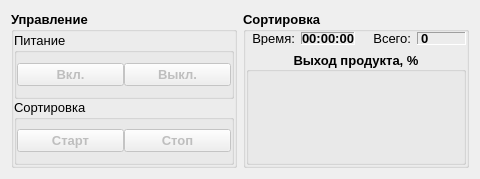
<?xml version="1.0" encoding="UTF-8"?>
<ui version="4.0">
 <class>SPRComplexInfoWidget</class>
 <widget class="QWidget" name="SPRComplexInfoWidget">
  <property name="geometry">
   <rect>
    <x>0</x>
    <y>0</y>
    <width>480</width>
    <height>179</height>
   </rect>
  </property>
  <property name="windowTitle">
   <string>Form</string>
  </property>
  <layout class="QHBoxLayout" name="horizontalLayout_3">
   <item>
    <widget class="QGroupBox" name="groupBox_2">
     <property name="font">
      <font>
       <pointsize>10</pointsize>
       <weight>75</weight>
       <bold>true</bold>
      </font>
     </property>
     <property name="title">
      <string>Управление</string>
     </property>
     <layout class="QVBoxLayout" name="verticalLayout_3">
      <property name="spacing">
       <number>0</number>
      </property>
      <property name="leftMargin">
       <number>0</number>
      </property>
      <property name="topMargin">
       <number>0</number>
      </property>
      <property name="rightMargin">
       <number>0</number>
      </property>
      <property name="bottomMargin">
       <number>0</number>
      </property>
      <item>
       <widget class="QGroupBox" name="groupBox_3">
        <property name="font">
         <font>
          <weight>50</weight>
          <bold>false</bold>
         </font>
        </property>
        <property name="title">
         <string>Питание</string>
        </property>
        <layout class="QHBoxLayout" name="horizontalLayout">
         <property name="spacing">
          <number>0</number>
         </property>
         <property name="leftMargin">
          <number>0</number>
         </property>
         <property name="topMargin">
          <number>0</number>
         </property>
         <property name="rightMargin">
          <number>0</number>
         </property>
         <property name="bottomMargin">
          <number>0</number>
         </property>
         <item>
          <widget class="QPushButton" name="bOnAll">
           <property name="enabled">
            <bool>false</bool>
           </property>
           <property name="font">
            <font>
             <weight>75</weight>
             <bold>true</bold>
            </font>
           </property>
           <property name="text">
            <string>Вкл.</string>
           </property>
           <property name="icon">
            <iconset resource="icons.qrc">
             <normaloff>:/icons/icons/b_On_All.png</normaloff>:/icons/icons/b_On_All.png</iconset>
           </property>
           <property name="iconSize">
            <size>
             <width>32</width>
             <height>32</height>
            </size>
           </property>
          </widget>
         </item>
         <item>
          <widget class="QPushButton" name="bOffAll">
           <property name="enabled">
            <bool>false</bool>
           </property>
           <property name="font">
            <font>
             <weight>75</weight>
             <bold>true</bold>
            </font>
           </property>
           <property name="text">
            <string>Выкл.</string>
           </property>
           <property name="icon">
            <iconset resource="icons.qrc">
             <normaloff>:/icons/icons/b_Off_All.png</normaloff>:/icons/icons/b_Off_All.png</iconset>
           </property>
           <property name="iconSize">
            <size>
             <width>32</width>
             <height>32</height>
            </size>
           </property>
          </widget>
         </item>
        </layout>
       </widget>
      </item>
      <item>
       <widget class="QGroupBox" name="groupBox_4">
        <property name="font">
         <font>
          <weight>50</weight>
          <bold>false</bold>
         </font>
        </property>
        <property name="title">
         <string>Сортировка</string>
        </property>
        <layout class="QHBoxLayout" name="horizontalLayout_2">
         <property name="spacing">
          <number>0</number>
         </property>
         <property name="leftMargin">
          <number>0</number>
         </property>
         <property name="topMargin">
          <number>0</number>
         </property>
         <property name="rightMargin">
          <number>0</number>
         </property>
         <property name="bottomMargin">
          <number>0</number>
         </property>
         <item>
          <widget class="QPushButton" name="bStartAll">
           <property name="enabled">
            <bool>false</bool>
           </property>
           <property name="font">
            <font>
             <weight>75</weight>
             <bold>true</bold>
            </font>
           </property>
           <property name="text">
            <string>Старт</string>
           </property>
           <property name="icon">
            <iconset resource="icons.qrc">
             <normaloff>:/icons/icons/b_Start_All.png</normaloff>:/icons/icons/b_Start_All.png</iconset>
           </property>
           <property name="iconSize">
            <size>
             <width>32</width>
             <height>32</height>
            </size>
           </property>
          </widget>
         </item>
         <item>
          <widget class="QPushButton" name="bStopAll">
           <property name="enabled">
            <bool>false</bool>
           </property>
           <property name="font">
            <font>
             <weight>75</weight>
             <bold>true</bold>
            </font>
           </property>
           <property name="text">
            <string>Стоп</string>
           </property>
           <property name="icon">
            <iconset resource="icons.qrc">
             <normaloff>:/icons/icons/b_Stop_All.png</normaloff>:/icons/icons/b_Stop_All.png</iconset>
           </property>
           <property name="iconSize">
            <size>
             <width>32</width>
             <height>32</height>
            </size>
           </property>
          </widget>
         </item>
        </layout>
       </widget>
      </item>
     </layout>
    </widget>
   </item>
   <item>
    <widget class="QGroupBox" name="gbSeparateInfo">
     <property name="font">
      <font>
       <pointsize>10</pointsize>
       <weight>75</weight>
       <bold>true</bold>
      </font>
     </property>
     <property name="title">
      <string>Сортировка</string>
     </property>
     <layout class="QVBoxLayout" name="verticalLayout_2" stretch="1,9">
      <property name="leftMargin">
       <number>0</number>
      </property>
      <property name="topMargin">
       <number>0</number>
      </property>
      <property name="rightMargin">
       <number>0</number>
      </property>
      <property name="bottomMargin">
       <number>0</number>
      </property>
      <item>
       <widget class="QWidget" name="widget" native="true">
        <property name="sizePolicy">
         <sizepolicy hsizetype="Preferred" vsizetype="Ignored">
          <horstretch>0</horstretch>
          <verstretch>0</verstretch>
         </sizepolicy>
        </property>
        <layout class="QGridLayout" name="gridLayout">
         <property name="leftMargin">
          <number>0</number>
         </property>
         <property name="topMargin">
          <number>0</number>
         </property>
         <property name="rightMargin">
          <number>0</number>
         </property>
         <property name="bottomMargin">
          <number>0</number>
         </property>
         <property name="verticalSpacing">
          <number>0</number>
         </property>
         <item row="1" column="0">
          <widget class="QLabel" name="label">
           <property name="sizePolicy">
            <sizepolicy hsizetype="Preferred" vsizetype="Fixed">
             <horstretch>0</horstretch>
             <verstretch>0</verstretch>
            </sizepolicy>
           </property>
           <property name="font">
            <font>
             <pointsize>10</pointsize>
             <weight>50</weight>
             <bold>false</bold>
            </font>
           </property>
           <property name="text">
            <string>Время:</string>
           </property>
           <property name="scaledContents">
            <bool>true</bool>
           </property>
           <property name="alignment">
            <set>Qt::AlignRight|Qt::AlignTrailing|Qt::AlignVCenter</set>
           </property>
          </widget>
         </item>
         <item row="1" column="1">
          <widget class="QLabel" name="leTime">
           <property name="sizePolicy">
            <sizepolicy hsizetype="Minimum" vsizetype="Fixed">
             <horstretch>0</horstretch>
             <verstretch>0</verstretch>
            </sizepolicy>
           </property>
           <property name="font">
            <font>
             <pointsize>10</pointsize>
             <weight>75</weight>
             <bold>true</bold>
            </font>
           </property>
           <property name="frameShape">
            <enum>QFrame::Panel</enum>
           </property>
           <property name="frameShadow">
            <enum>QFrame::Sunken</enum>
           </property>
           <property name="text">
            <string>00:00:00</string>
           </property>
           <property name="alignment">
            <set>Qt::AlignCenter</set>
           </property>
          </widget>
         </item>
         <item row="1" column="2">
          <widget class="QLabel" name="label_2">
           <property name="sizePolicy">
            <sizepolicy hsizetype="Preferred" vsizetype="Minimum">
             <horstretch>0</horstretch>
             <verstretch>0</verstretch>
            </sizepolicy>
           </property>
           <property name="font">
            <font>
             <pointsize>10</pointsize>
             <weight>50</weight>
             <bold>false</bold>
            </font>
           </property>
           <property name="text">
            <string>Всего:</string>
           </property>
           <property name="scaledContents">
            <bool>true</bool>
           </property>
           <property name="alignment">
            <set>Qt::AlignRight|Qt::AlignTrailing|Qt::AlignVCenter</set>
           </property>
          </widget>
         </item>
         <item row="1" column="3">
          <widget class="QLabel" name="leCount">
           <property name="sizePolicy">
            <sizepolicy hsizetype="Preferred" vsizetype="Fixed">
             <horstretch>0</horstretch>
             <verstretch>0</verstretch>
            </sizepolicy>
           </property>
           <property name="font">
            <font>
             <pointsize>10</pointsize>
             <weight>75</weight>
             <bold>true</bold>
            </font>
           </property>
           <property name="frameShape">
            <enum>QFrame::Panel</enum>
           </property>
           <property name="frameShadow">
            <enum>QFrame::Sunken</enum>
           </property>
           <property name="text">
            <string>0</string>
           </property>
           <property name="scaledContents">
            <bool>true</bool>
           </property>
          </widget>
         </item>
        </layout>
       </widget>
      </item>
      <item>
       <widget class="QGroupBox" name="groupBox">
        <property name="font">
         <font>
          <weight>75</weight>
          <bold>true</bold>
         </font>
        </property>
        <property name="title">
         <string>Выход продукта, %</string>
        </property>
        <property name="alignment">
         <set>Qt::AlignCenter</set>
        </property>
        <layout class="QVBoxLayout" name="verticalLayout">
         <property name="spacing">
          <number>0</number>
         </property>
         <property name="leftMargin">
          <number>0</number>
         </property>
         <property name="topMargin">
          <number>0</number>
         </property>
         <property name="bottomMargin">
          <number>0</number>
         </property>
         <item>
          <widget class="QwtPlot" name="plot">
           <property name="sizePolicy">
            <sizepolicy hsizetype="Ignored" vsizetype="Ignored">
             <horstretch>0</horstretch>
             <verstretch>0</verstretch>
            </sizepolicy>
           </property>
           <property name="font">
            <font>
             <weight>50</weight>
             <bold>false</bold>
            </font>
           </property>
           <property name="canvasBackground">
            <brush brushstyle="SolidPattern">
             <color alpha="255">
              <red>217</red>
              <green>225</green>
              <blue>224</blue>
             </color>
            </brush>
           </property>
           <property name="autoReplot">
            <bool>true</bool>
           </property>
          </widget>
         </item>
        </layout>
       </widget>
      </item>
     </layout>
    </widget>
   </item>
  </layout>
 </widget>
 <customwidgets>
  <customwidget>
   <class>QwtPlot</class>
   <extends>QFrame</extends>
   <header>qwt_plot.h</header>
  </customwidget>
 </customwidgets>
 <resources>
  <include location="icons.qrc"/>
 </resources>
 <connections/>
</ui>
